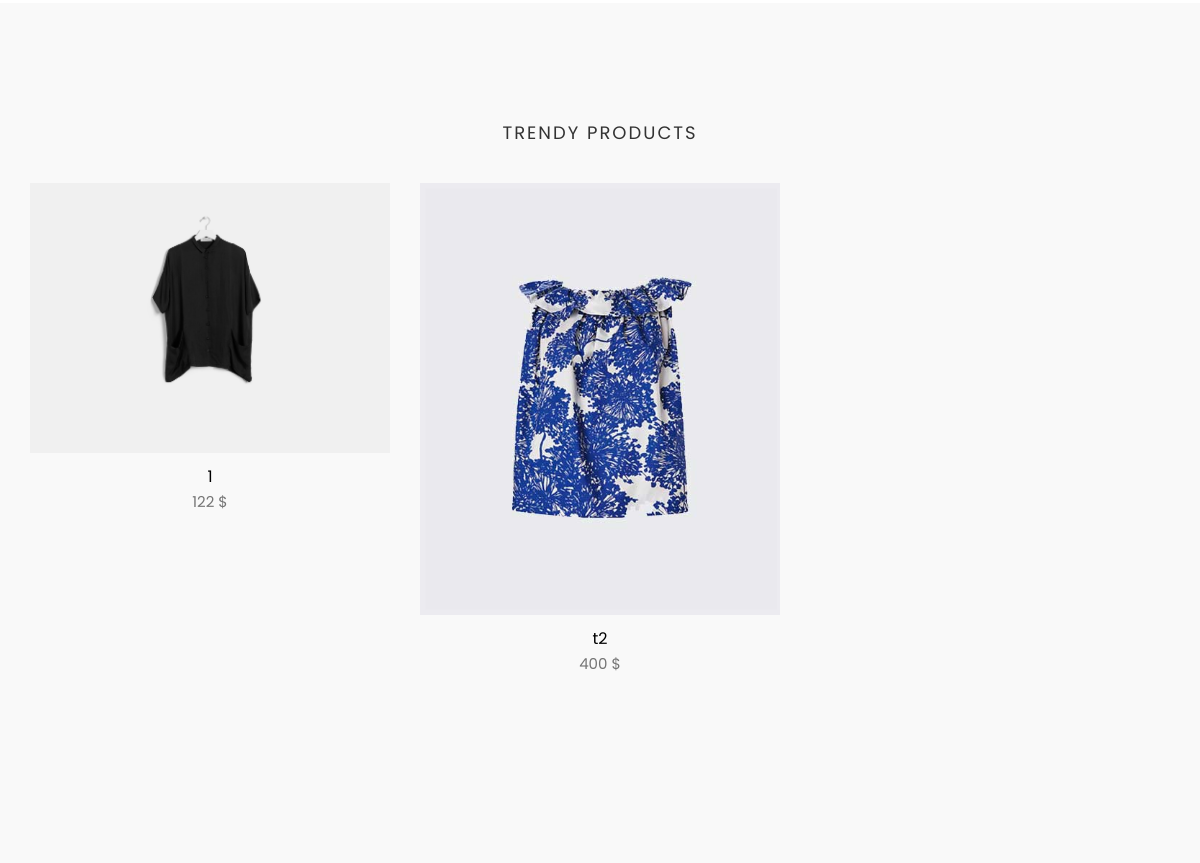
The app's page / (middle part), older data.
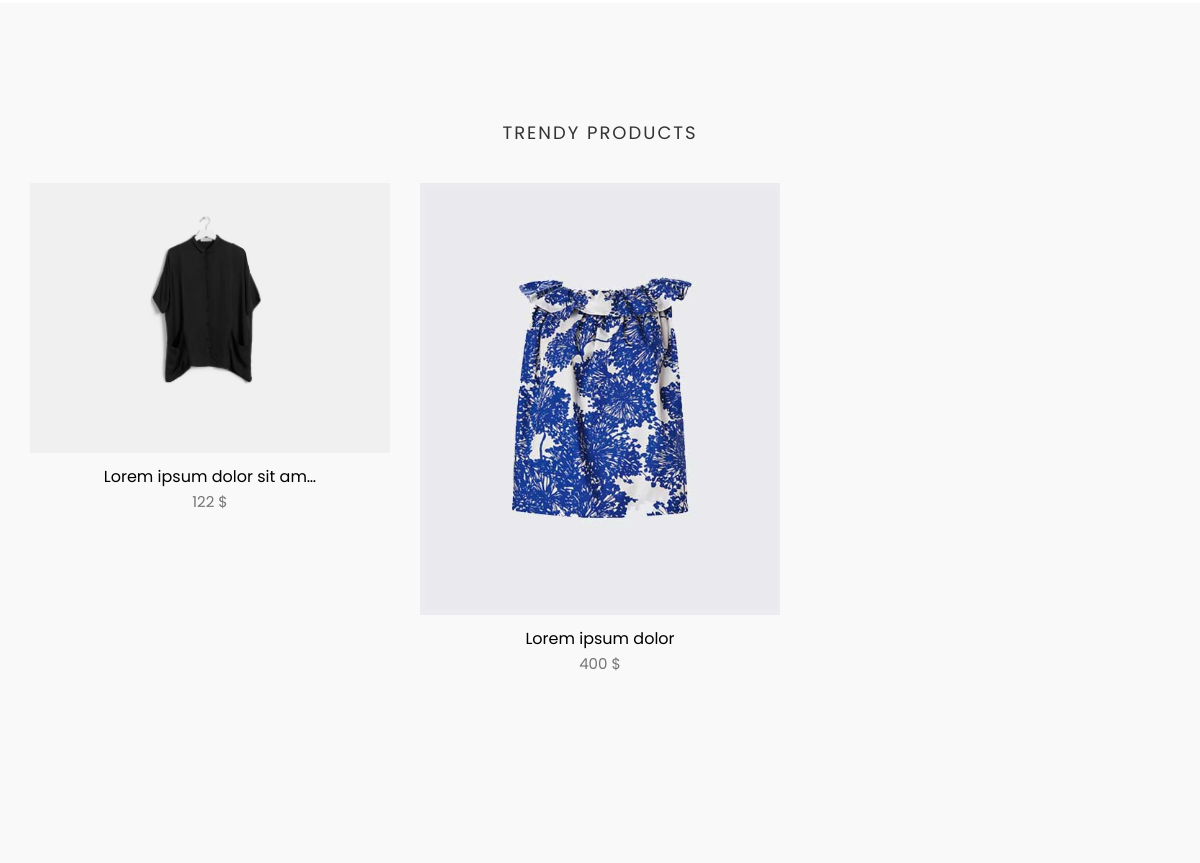
The same page, newer data.
### product_module/models.py (models this page shows, shortened)
class Product(models.Model):
    image=models.ImageField(upload_to='images/products',null=True,blank=True)
    title=models.CharField(max_length=300,db_index=True)
    price=models.PositiveIntegerField()
    discount_price=models.PositiveIntegerField(null=True,blank=True)
    is_active=models.BooleanField(default=True)
    is_delete=models.BooleanField(default=False)
    added_date=models.DateTimeField(auto_now_add=True)
    updated_date=models.DateTimeField(auto_now=True)
    slug=models.SlugField(blank=True,null=True,db_index=True)
    content=models.TextField(null=True,blank=True)
    short_description=models.CharField(max_length=320,db_index=True,null=True,blank=True)
    brand=models.ForeignKey(ProductBrand,on_delete=models.SET_NULL,blank=True,null=True)
    category=models.ManyToManyField(ProductCategory)
    rating=models.PositiveIntegerField(default=0,validators=[MaxValueValidator(5),MinValueValidator(0)],blank=True,null=True)
    sorting=models.ForeignKey(ProductSorting,on_delete=models.PROTECT,null=True,blank=True)
    class Meta:
        verbose_name='product'
        verbose_name_plural='products'

### home_module/views.py (the view, shortened to what this page needs)
# urls.py: path('',views.index,name='home-page'),
def index(request):
    form=GetUserEmailForSubscribeForm()
    trend_products=Product.objects.filter(is_active=True,is_delete=False).annotate(visit_count=Count('productvisit')).order_by('-visit_count')[:9]
    return render(request,'home_module/index.html',{
        'form':form,
        'trend_products':trend_products
    })

### order_module/context_processors.py (called while the page is built)
def basket_products(request):
    user_basket=OrderBasket.objects.prefetch_related('order_detail').filter(is_paid=False,user_id=request.user.id).first()
    if user_basket is not None:
        return {'user_basket':user_basket}
    else:
        return {'user_basket':None}

### polls/templatetags/poll_extras.py (called while the page is built)
@register.filter(name='three_digits')
def three_digits(value:int):
    return '{:,}'.format(value)

### home_module/templates/home_module/index.html (shortened to what this page needs)
{% extends "base.html" %}
{% load render_partial %}
{% load thumbnail %}
{% load poll_extras %}
{% block content %}
    <section class="products section bg-gray">
        <div class="container">
            <div class="row">
                <div class="title text-center">
                    <h2>Trendy Products</h2>
                </div>
            </div>
            <div class="row">
                {% for trend_product in trend_products %}
                    <div class="col-md-4">
                        <div class="product-item">
                            <div class="product-thumb">
                                {% thumbnail trend_product.image "360x432" crop='center' as im%}
                                    <img class="img-responsive" src="{{im.url}}" alt="product-img" />
                                {% endthumbnail %}
                            </div>
                            <div class="product-content">
                                <h4><a href="product-single.html">{{trend_product.title|truncatechars:25}}</a></h4>
                                <p class="price">{{trend_product.price|three_digits}} $</p>
                            </div>
                        </div>
                    </div>
                {% endfor %}
            </div>
        </div>
    </section>
    <section class="call-to-action bg-gray section">
    </section>
{% endblock content %}

Row changes from the older to the newer data that the page shows:
changed Product: title "1" → "Lorem ipsum dolor sit am…"
changed Product: title "t2" → "Lorem ipsum dolor"
